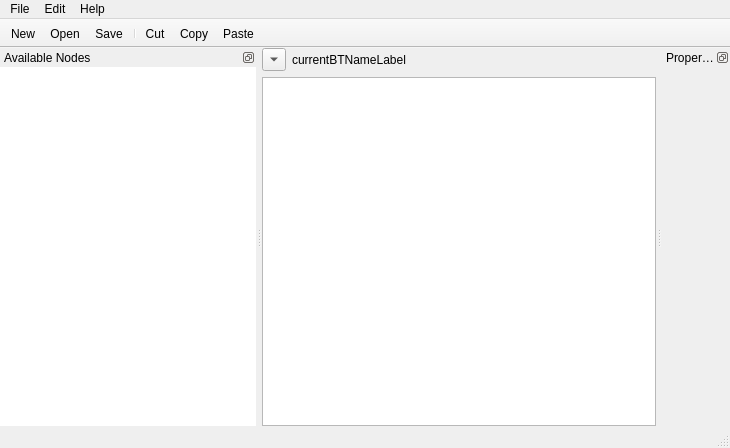
<?xml version="1.0" encoding="UTF-8"?>
<ui version="4.0">
 <class>BtEditor</class>
 <widget class="QMainWindow" name="BtEditor">
  <property name="geometry">
   <rect>
    <x>0</x>
    <y>0</y>
    <width>730</width>
    <height>448</height>
   </rect>
  </property>
  <property name="windowTitle">
   <string>Unnamed Project - Gluon Behavior Designer</string>
  </property>
  <widget class="QWidget" name="centralwidget">
   <layout class="QGridLayout" name="gridLayout_3">
    <property name="margin">
     <number>0</number>
    </property>
    <item row="1" column="0">
     <widget class="btTreeEditor" name="btEditor">
      <property name="acceptDrops">
       <bool>true</bool>
      </property>
      <property name="animated">
       <bool>true</bool>
      </property>
     </widget>
    </item>
    <item row="0" column="0">
     <layout class="QHBoxLayout" name="horizontalLayout">
      <item>
       <widget class="QToolButton" name="showBehaviorTreeList">
        <property name="text">
         <string/>
        </property>
        <property name="arrowType">
         <enum>Qt::DownArrow</enum>
        </property>
       </widget>
      </item>
      <item>
       <widget class="QLabel" name="currentBTNameLabel">
        <property name="text">
         <string>currentBTNameLabel</string>
        </property>
       </widget>
      </item>
     </layout>
    </item>
   </layout>
  </widget>
  <widget class="QMenuBar" name="menubar">
   <property name="geometry">
    <rect>
     <x>0</x>
     <y>0</y>
     <width>730</width>
     <height>21</height>
    </rect>
   </property>
   <widget class="QMenu" name="menuFile">
    <property name="title">
     <string>File</string>
    </property>
    <addaction name="actionNew"/>
    <addaction name="actionOpen"/>
    <addaction name="actionSave"/>
    <addaction name="actionSave_As"/>
    <addaction name="separator"/>
    <addaction name="actionQuit"/>
   </widget>
   <widget class="QMenu" name="menuEdit">
    <property name="title">
     <string>Edit</string>
    </property>
    <addaction name="actionNew_Tree"/>
    <addaction name="separator"/>
    <addaction name="actionCut"/>
    <addaction name="actionCopy"/>
    <addaction name="actionPaste"/>
    <addaction name="actionMake_Selection_Into_Tree"/>
   </widget>
   <widget class="QMenu" name="menuHelp">
    <property name="title">
     <string>Help</string>
    </property>
    <addaction name="actionHelp"/>
    <addaction name="actionAbout"/>
   </widget>
   <addaction name="menuFile"/>
   <addaction name="menuEdit"/>
   <addaction name="menuHelp"/>
  </widget>
  <widget class="QStatusBar" name="statusbar"/>
  <widget class="QDockWidget" name="dockWidget_2">
   <property name="features">
    <set>QDockWidget::DockWidgetFloatable|QDockWidget::DockWidgetMovable</set>
   </property>
   <property name="windowTitle">
    <string>Properties</string>
   </property>
   <attribute name="dockWidgetArea">
    <number>2</number>
   </attribute>
   <widget class="QWidget" name="dockWidgetContents_2">
    <layout class="QGridLayout" name="gridLayout_2">
     <property name="margin">
      <number>0</number>
     </property>
     <item row="1" column="0">
      <widget class="QScrollArea" name="propertyScrollArea">
       <property name="frameShape">
        <enum>QFrame::NoFrame</enum>
       </property>
       <property name="widgetResizable">
        <bool>true</bool>
       </property>
       <widget class="QWidget" name="scrollAreaWidgetContents">
        <property name="geometry">
         <rect>
          <x>0</x>
          <y>0</y>
          <width>161</width>
          <height>356</height>
         </rect>
        </property>
       </widget>
      </widget>
     </item>
    </layout>
   </widget>
  </widget>
  <widget class="QDockWidget" name="dockWidget">
   <property name="features">
    <set>QDockWidget::DockWidgetFloatable|QDockWidget::DockWidgetMovable</set>
   </property>
   <property name="windowTitle">
    <string>Available Nodes</string>
   </property>
   <attribute name="dockWidgetArea">
    <number>1</number>
   </attribute>
   <widget class="QWidget" name="dockWidgetContents">
    <layout class="QGridLayout" name="gridLayout">
     <property name="margin">
      <number>0</number>
     </property>
     <item row="0" column="0">
      <widget class="btAvailableNodesTreeView" name="availableNodes">
       <property name="frameShape">
        <enum>QFrame::NoFrame</enum>
       </property>
       <property name="animated">
        <bool>true</bool>
       </property>
      </widget>
     </item>
    </layout>
   </widget>
  </widget>
  <widget class="QToolBar" name="toolBar">
   <property name="windowTitle">
    <string>toolBar</string>
   </property>
   <property name="movable">
    <bool>false</bool>
   </property>
   <property name="toolButtonStyle">
    <enum>Qt::ToolButtonTextBesideIcon</enum>
   </property>
   <property name="floatable">
    <bool>false</bool>
   </property>
   <attribute name="toolBarArea">
    <enum>TopToolBarArea</enum>
   </attribute>
   <attribute name="toolBarBreak">
    <bool>false</bool>
   </attribute>
   <addaction name="actionNew"/>
   <addaction name="actionOpen"/>
   <addaction name="actionSave"/>
   <addaction name="separator"/>
   <addaction name="actionCut"/>
   <addaction name="actionCopy"/>
   <addaction name="actionPaste"/>
  </widget>
  <action name="actionHelp">
   <property name="text">
    <string>Help</string>
   </property>
   <property name="shortcut">
    <string>F1</string>
   </property>
  </action>
  <action name="actionAbout">
   <property name="text">
    <string>About Brain...</string>
   </property>
  </action>
  <action name="actionNew">
   <property name="text">
    <string>New...</string>
   </property>
   <property name="shortcut">
    <string>Ctrl+N</string>
   </property>
  </action>
  <action name="actionSave">
   <property name="text">
    <string>Save</string>
   </property>
   <property name="shortcut">
    <string>Ctrl+S</string>
   </property>
  </action>
  <action name="actionSave_As">
   <property name="text">
    <string>Save As...</string>
   </property>
  </action>
  <action name="actionQuit">
   <property name="text">
    <string>Quit</string>
   </property>
   <property name="shortcut">
    <string>Ctrl+Q</string>
   </property>
  </action>
  <action name="actionNew_Tree">
   <property name="text">
    <string>New Tree...</string>
   </property>
   <property name="shortcut">
    <string>Ctrl+T</string>
   </property>
  </action>
  <action name="actionCut">
   <property name="text">
    <string>Cut</string>
   </property>
   <property name="shortcut">
    <string>Ctrl+X</string>
   </property>
  </action>
  <action name="actionCopy">
   <property name="text">
    <string>Copy</string>
   </property>
   <property name="shortcut">
    <string>Ctrl+C</string>
   </property>
  </action>
  <action name="actionPaste">
   <property name="text">
    <string>Paste</string>
   </property>
   <property name="shortcut">
    <string>Ctrl+V</string>
   </property>
  </action>
  <action name="actionMake_Selection_Into_Tree">
   <property name="text">
    <string>Extract As Tree...</string>
   </property>
   <property name="shortcut">
    <string>Ctrl+Shift+X</string>
   </property>
  </action>
  <action name="actionOpen">
   <property name="text">
    <string>Open...</string>
   </property>
   <property name="shortcut">
    <string>Ctrl+O</string>
   </property>
  </action>
 </widget>
 <customwidgets>
  <customwidget>
   <class>btAvailableNodesTreeView</class>
   <extends>QTreeView</extends>
   <header>../btavailablenodestreeview.h</header>
  </customwidget>
  <customwidget>
   <class>btTreeEditor</class>
   <extends>QTreeView</extends>
   <header>../bttreeeditor.h</header>
  </customwidget>
 </customwidgets>
 <resources/>
 <connections/>
</ui>
